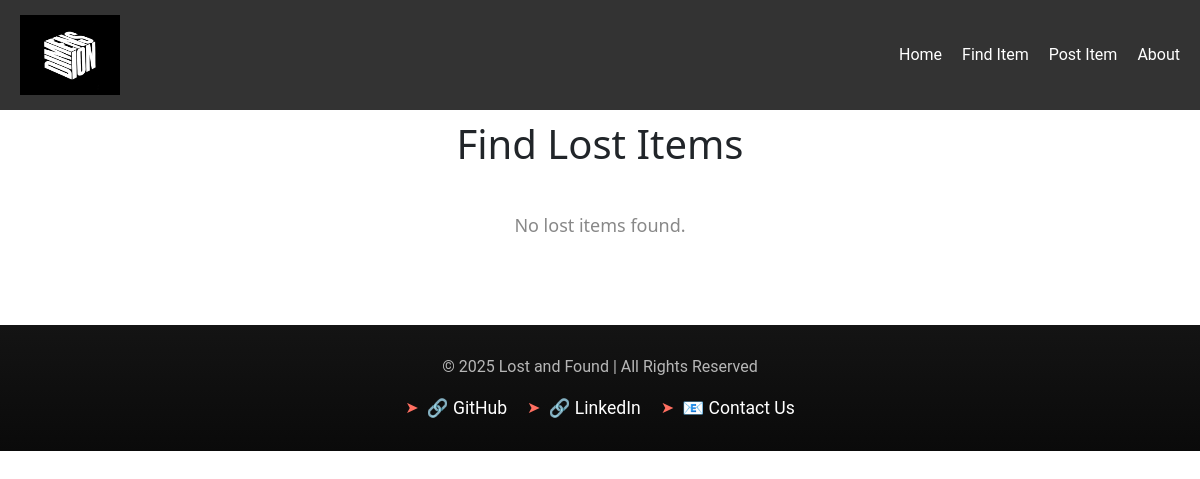
Page /find/ on the earlier database version.
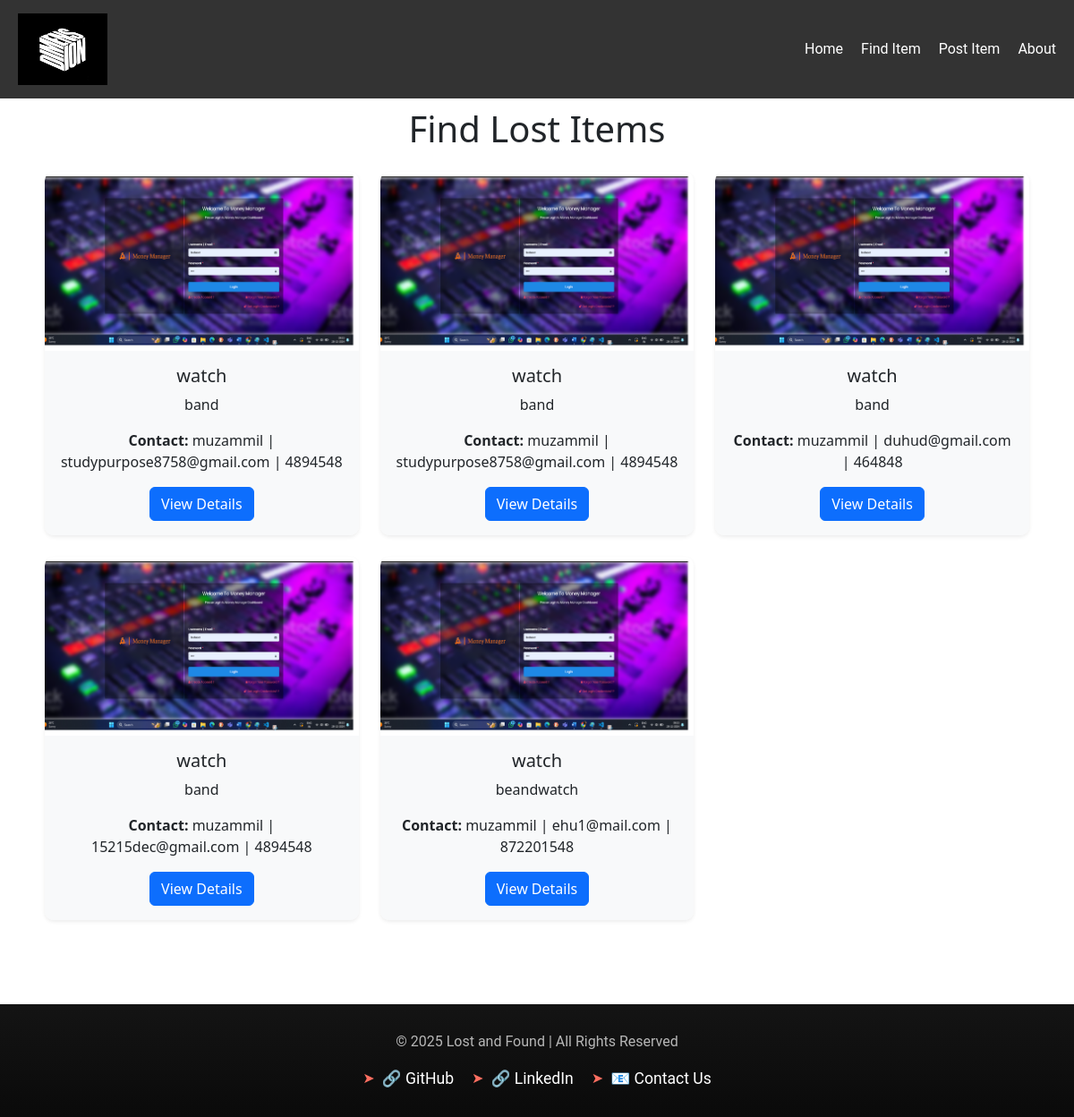
Same page on the later database version.
### l_f/models.py (models this page shows, shortened)
class LostItem(models.Model):
    name = models.CharField(max_length=100)
    email = models.EmailField()
    phone = models.CharField(max_length=15)
    title = models.CharField(max_length=255)
    description = models.TextField()
    image = models.ImageField(upload_to='lost_items/', blank=True, null=True)
    created_at = models.DateTimeField(auto_now_add=True)

### l_f/views.py (the view)
# urls.py: path("find/", views.find_item, name="find_item"),
def find_item(request):
    items = LostItem.objects.all().order_by('-created_at')
    return render(request, "l_f/find_item.html", {"items": items})

### l_f/templates/l_f/find_item.html (shortened to what this page needs)
{% load static %}
<!DOCTYPE html>
<html lang="en">
<head>
    <link rel="stylesheet" href="https://cdn.jsdelivr.net/npm/bootstrap@5.3.0/dist/css/bootstrap.min.css">
    <link rel="stylesheet" href="https://unpkg.com/aos@next/dist/aos.css">
</head>
<body>
    <nav>
        <a href="{% url 'home' %}"> <img src="{% static 'l_f/logo2.jpeg' %}" alt="Lost & Found" class="logo"></a>
        <ul class="navbar-nav flex-row">
            <li class="nav-item"><a class="nav-link text-white" href="{% url 'home' %}">Home</a></li>
            <li class="nav-item"><a class="nav-link text-white" href="{% url 'find_item' %}">Find Item</a></li>
            <li class="nav-item"><a class="nav-link text-white" href="{% url 'post_item' %}">Post Item</a></li>
            <li class="nav-item"><a class="nav-link text-white" href="{% url 'about_page' %}">About</a></li>
        </ul>
    </nav>
    <div class="container">
        <h1 class="text-center mb-4">Find Lost Items</h1>
        <div class="row">
            {% if items %}
                {% for item in items %}
                    <div class="col-md-4 mb-4" data-aos="fade-up">
                        <div class="card shadow-sm">
                            {% if item.image %}
                                <img src="{{ item.image.url }}" class="card-img-top" alt="{{ item.title }}">
                            {% else %}
                                <img src="https://via.placeholder.com/300" class="card-img-top" alt="No Image">
                            {% endif %}
                            <div class="card-body">
                                <h5 class="card-title">{{ item.title }}</h5>
                                <p class="card-text">{{ item.description }}</p>
                                <p><strong>Contact:</strong> {{ item.name }} | {{ item.email }} | {{ item.phone }}</p>
                                <a href="/find/details/{{ item.id }}" class="btn btn-primary">View Details</a>
                            </div>
                        </div>
                    </div>
                {% endfor %}
            {% else %}
                <p class="no-items">No lost items found.</p>
            {% endif %}
        </div>
    </div>
    <footer>
        <div class="footer-content">
            <p>&copy; 2025 Lost and Found | All Rights Reserved</p>
            <div class="social-links">
                <a href="https://github.com/isdc-sahyadri/Spaghetti" target="_blank">🔗 GitHub</a>
                <a href="https://www.youtube.com/watch?v=dQw4w9WgXcQ" target="_blank">🔗 LinkedIn</a>
                <a href="https://www.youtube.com/watch?v=dQw4w9WgXcQ" target="_blank">📧 Contact Us</a>
            </div>
        </div>
    </footer>
</body>
</html>

### l_f/templates/l_f/find_item.html (style rules this page uses)
nav { display: flex; justify-content: space-between; align-items: center; padding: 15px 20px; background-color: rgba(0, 0, 0, 0.8); position: fixed; width: 100%; top: 0; left: 0; z-index: 1000; }
nav ul { list-style: none; display: flex; gap: 20px; }
nav ul li a { text-decoration: none; color: white; transition: color 0.3s, transform 0.3s; font-size: 1.2rem; font-family: 'Roboto', sans-serif; }
.container { margin-top: 100px; padding: 20px; }
.card { border: none; border-radius: 10px; overflow: hidden; transition: transform 0.3s ease-in-out; }
.card-img-top { height: 200px; object-fit: cover; }
.card-body { background-color: #f8f9fa; text-align: center; }
.logo { height: 80px; width: 100px; display: block; }
footer { background: linear-gradient(180deg, rgba(20, 20, 20, 1), rgba(10, 10, 10, 1)); color: #e0e0e0; text-align: center; padding: 30px 20px; position: relative; bottom: 0; width: 100%; margin-top: 50px; font-family: 'Roboto', sans-serif; box-shadow: 0px -2px 10px rgba(255, 255, 255, 0.1); }
.footer-content { max-width: 800px; margin: auto; }
.footer-content p { font-size: 1rem; opacity: 0.8; }
.social-links { margin-top: 15px; display: flex; justify-content: center; gap: 20px; }
.social-links a { color: white; text-decoration: none; font-size: 1.1rem; transition: color 0.3s ease-in-out, transform 0.2s ease-in-out; display: inline-flex; align-items: center; gap: 8px; }
.social-links a::before { content: "➤"; font-size: 1rem; color: #ff6f61; transition: color 0.3s ease-in-out; }

Differences in the rows shown:
added LostItem: image (picture), title "watch", description "band", name "muzammil", email "studypurpose8758@gmail.com", phone "4894548"
added LostItem: image (picture), title "watch", description "band", name "muzammil", email "studypurpose8758@gmail.com", phone "4894548"
added LostItem: image (picture), title "watch", description "band", name "muzammil", email "duhud@gmail.com", phone "464848"
added LostItem: image (picture), title "watch", description "band", name "muzammil", email "15215dec@gmail.com", phone "4894548"
added LostItem: image (picture), title "watch", description "beandwatch", name "muzammil", email "ehu1@mail.com", phone "872201548"
Other differences:
text no longer shown: "No lost items found."
